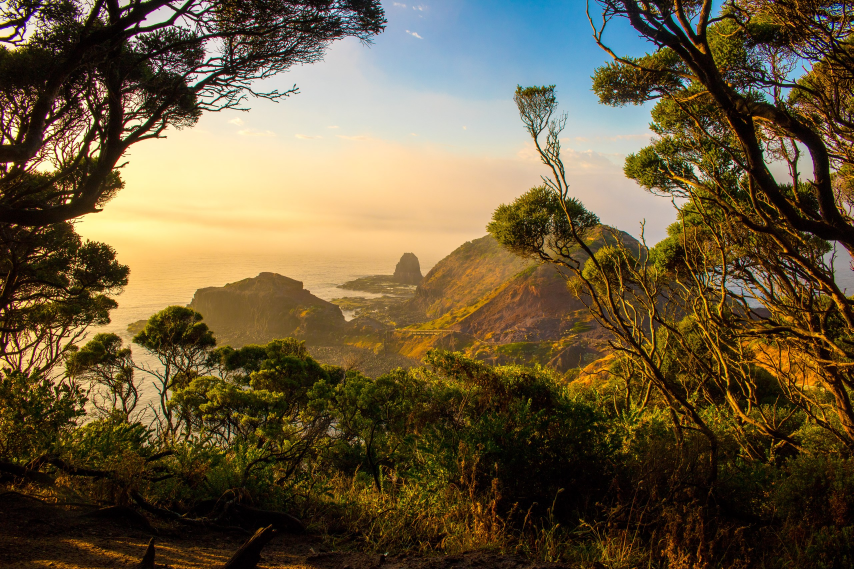
#> input picture 1.jpg, 2560 x 1707 px (shown at 1/3 size)
$ jupyter execute --allow-errors 'machine_learning(sklearn).ipynb'   (older library calls are emulated)
#> lines starting #> are read from the running program, lines starting #| are printed output that depends on the picture; after the words box and inside, x2 and y2 are one past the last pixel; in counts of white or black regions, pixels touching at a corner belong together
[cell 1]
import json

"""
    - 概述
        - 机器学习的问题
            - 建模问题
                - 所谓机器学习，在形式上可这样理解：在数据对象中通过统计或推理的方法，寻找一个接受特定输入X，并给出预期输出Y的功能函数f，即Y=f(X)。
            - 评估问题
                - 针对已知的输入，函数给出的输出(预测值)与实际输出(目标值)之间存在一定的误差，因此需要构建一个评估体系，根据误差的大小判定函数的优劣。
            - 优化问题
                - 学习的核心在于改善性能，通过数据对算法的反复锤炼，不断提升函数预测的准确性，直至获得能够满足实际需求的最优解，这个过程就是机器学习。
        - 机器学习的种类
            - 监督学习、无监督学习、半监督学习、强化学习
                - 有监督学习：用已知输出评估模型的性能。
                - 无监督学习：在没有已知输出的情况下，仅仅根据输入信息的相关性，进行类别的划分。
                - 半监督学习：先通过无监督学习划分类别，再根据人工标记通过有监督学习预测输出。
                - 强化学习：通过对不同决策结果的奖励和惩罚，使机器学习系统在经过足够长时间的训练以后，越来越倾向于给出接近期望结果的输出。

            - 批量学习和增量学习
                - 批量学习：将学习的过程和应用的过程截然分开，用全部的训练数据训练模型，然后再在应用场景中实现预测，当预测结果不够理想时，
                  重新回到学习过程，如此循环。
                - 增量学习：将学习的过程和应用的过程统一起来，在应用的同时以增量的方式，不断学习新的内容，边训练边预测。
        - 机器学习的一般过程
            - 数据处理
                - 数据收集 （数据检索、数据挖掘、爬虫）
                - 数据清洗
                - 特征工程
            - 机器学习
                - 选择模型 （算法）
                - 训练模型 （算法）
                - 评估模型 （工具、框架、算法知识）
                - 测试模型
            - 业务运维
                - 应用模型
                - 维护模型
        - 机器学习的典型应用
            - 股价预测、推荐引擎、自然语言识别、语音识别、图像识别、人脸识别
        - 机器学习的基本问题
            - 回归问题：根据已知的输入和输出寻找某种性能最佳的模型，将未知输出的输入代入模型，得到连续的输出。
            - 分类问题：根据已知的输入和输出寻找某种性能最佳的模型，将未知输出的输入代入模型，得到离散的输出。
            - 聚类问题：根据已知输入的相似程度，将其划分为不同的群落。
            - 降维问题：在性能损失尽可能小的前提下，降低数据的复杂度。
    - 数据预处理(数据预处理的过程： 输入数据 -> 模型 -> 输出数据)
        - 均值移除(标准化)
        - 范围缩放
        - 归一化
        - 二值化
        - 独热编码
        - 标签编码
    - 线性回归(基于模型的算法)
        - 评估训练结果误差（metrics）
        - 模型的保存和加载
        - 岭回归
        - 多项式回归
    - 决策树(基于实例的算法)
    - 人工分类
    - 逻辑分类
    - 朴素贝叶斯分类
    - 决策树分类
"""

[cell 2]
"""
    均值移除(标准化)
        - 由于一个样本的不同特征值差异较大，不利于使用现有机器学习算法进行样本处理。均值移除可以让样本矩阵中的每一列的平均值为0，标准差为1。
            - 如何使样本矩阵中的每一列的平均值为0呢？
                例如有一列特征值表示年龄： 17, 20, 23
                mean = (17 + 20 + 23)/3 = 20
                a' = -3
                b' =  0
                c' =  3
                完成！
            - 如何使样本矩阵中的每一列的标准差为1呢？
                a' = -3
                b' =  0
                c' =  3
                s' = std(a', b', c')
                [a'/s',  b'/s',  c'/s']
        - 均值移除API
            from sklearn import preprocessing as pp
            A = pp.scale(array)
                - scale:                用于对函数进行预处理，实现均值移除。
                - array:                为原数组，返回A为均值移除后的结果。

"""
import numpy as np
# 数据预处理相关库
from sklearn import preprocessing as pp

raw_samples = np.array([
    [17., 100., 4000.],
    [20., 80., 5000.],
    [23., 75., 5500.]
])

std_samples = pp.scale(raw_samples)
print(std_samples)
print(std_samples.mean(axis=0))
print(std_samples.std(axis=0))

[cell 3]
"""
    范围缩放(等比例)
        - 将样本矩阵中的每一列的最小值和最大值设定为相同的区间，统一各列特征值的范围。一般情况下会把特征值缩放至[0, 1]区间。
            - 如何使一组特征值的最小值为0呢？
                - 例如有一列特征值表示年龄： [17, 20, 23]
                - 每个元素减去特征值数组所有元素的最小值即可：[0, 3, 6]
            - 如何使一组特征值的最大值为1呢？
                - [0, 3, 6]
                - 把特征值数组的每个元素除以最大值即可：[0, 1/2, 1]
        - 范围缩放API：
            from sklearn import preprocessing as pp
            - mms = pp.MinMaxScaler(feature_range=(0,1))
                - feature_range                 缩放范围
            - mms.fit_transform(array)
                - array                         原始样本矩阵
"""
import numpy as np
from sklearn import preprocessing as pp

raw_samples = np.array([
    [17., 100., 4000.],
    [20., 80., 5000.],
    [23., 75., 5500.]
])
# 创建MinMax缩放器
mms = pp.MinMaxScaler(feature_range=(0, 1))
# 调用mms对象的方法执行缩放操作, 返回缩放过后的结果
result = mms.fit_transform(raw_samples)
print(result)

print("*" * 50)
#案例（求取直线 y = kx + b 中的 k 与 b,并通过直接方程求取对应的 y）
mms_simple = raw_samples.copy()
#拿到原始数据的每一列的数据
for col in mms_simple.T:
    #拿到每一列的最小值
    col_min = col.min()
    #拿到每一列的最大值
    col_max = col.max()
    a = np.array([
        [col_min, 1],
        [col_max, 1]])
    b = np.array([0, 1])
    #获取未知数x的值
    x = np.linalg.solve(a, b)
    # print(x)
    #求取每一个kx，并将结果赋值给col变量
    col *= x[0]
    #将col与b相加,并将结果赋值给col变量
    col += x[1]
#返回kx+b所求得的所有结果
print(mms_simple)

[cell 4]
"""
    归一化
        - 有些情况每个样本的每个特征值具体的值并不重要，但是每个样本特征值的占比更加重要。
                            Python        Java         PHP
                    2017      10           20           5
                    2018      8            5            0
          所以归一化即是用每个样本的每个特征值除以该样本各个特征值绝对值的总和。变换后的样本矩阵，每个样本的特征值绝对值之和为1。
        - 归一化相关API：
            from sklearn import preprocessing as pp
            - pp.normalize(array,norm="l1")
                - array                     原始样本矩阵
                - norm                      范数
                    - l1                    l1范数，向量中个元素绝对值之和
                    - l2                    l2范数，向量中个元素平方之和
"""
import numpy as np
from sklearn import preprocessing as pp

raw_samples = np.array([
    [17., 100., 4000.],
    [20., 80., 5000.],
    [23., 75., 5500.]
])
# 归一化预处理
result = pp.normalize(raw_samples, norm="l1")
print(result)
print("*" * 50)
#手动实现归一化
nor_samples = raw_samples.copy()
for row in nor_samples:
    row /= np.sum(np.abs(row))
print(nor_samples)

[cell 5]
"""
    二值化
        - 有些业务并不需要分析矩阵的详细完整数据（比如图像边缘识别只需要分析出图像边缘即可），可以根据一个事先给定的阈值，用0和1表示特征值不高于
          或高于阈值。二值化后的数组中每个元素非0即1，达到简化数学模型的目的。
        - 二值化相关API：
            from sklearn import preprocessing as pp
                - bin = pp.Binarizer(threshold)
                    - threshold                  阈值
                - result = bin.transform(array)
                    - array                      原始样本矩阵


"""
import numpy as np
from sklearn import preprocessing as pp

raw_samples = np.array([
    [17., 100., 4000.],
    [20., 80., 5000.],
    [23., 75., 5500.]
])
# 根据给定的阈值创建一个二值化器
bin_simples = pp.Binarizer(threshold=80)
# 通过二值化器进行二值化预处理
result = bin_simples.transform(raw_samples)
print(result)
print("*" * 50)
#手动实现二值化
binar_samples = raw_samples.copy()
binar_samples[binar_samples <= 80] = 0
binar_samples[binar_samples > 80] = 1
print(binar_samples)

#二值化图片
from scipy import ndimage
from matplotlib import pyplot as plt

#True:提取灰度图片
from matplotlib import rc

rc("font", family='Microsoft YaHei')
original = ndimage.imread("1.jpg", True)
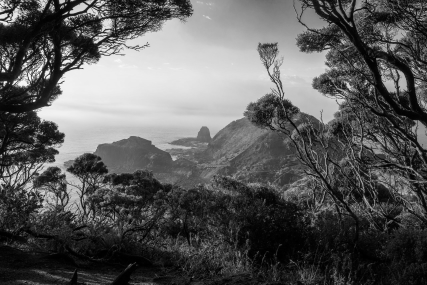
#> original: shape (1707, 2560) float32 (shown at 1/6 size); min 0, max 254.8, mean 90.7
bin_images = pp.Binarizer(threshold=127)
result = bin_images.transform(original)
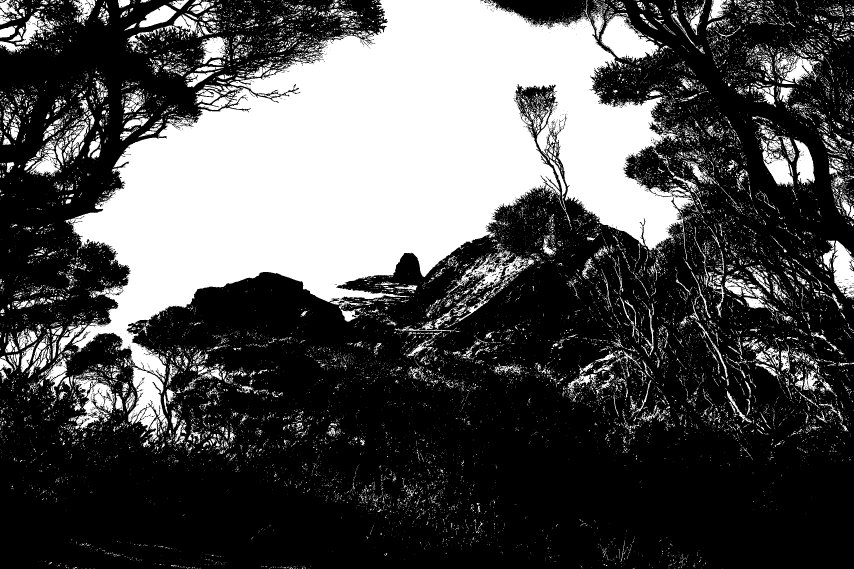
#> result: shape (1707, 2560) float32 (shown at 1/3 size); values 0 (black) and 1 (white), 31.4% white; 22458 white regions (20274 under 20 px), largest, box (x1, y1, x2, y2) and area: (210, 0, 2062, 1136) 993730, (1803, 39, 1977, 187) 13227, (384, 1101, 496, 1275) 9504
plt.imshow(result, cmap="gray")

[cell 6]
"""
    独热编码(使用场景:适用于离散型的文本 如:计算文本相似度)
        - 为样本特征的每个值建立一个由一个1和若干个0组成的序列，用该序列对所有的特征值进行编码。
            两个数   三个数	四个数
              1		 3		 2
              7		 5		 4
              1		 8		 6
              7		 3		 9
            为每一个数字进行独热编码：
            1-10    3-100	2-1000
            7-01    5-010   4-0100
                    8-001   6-0010
                            9-0001
            编码完毕后得到最终经过独热编码后的样本矩阵：
            101001000
            010100100
            100010010
            011000001
        - 独热编码相关API：
            from sklearn import preprocessing as pp
            - ohe = sp.OneHotEncoder(sparse,dtype)
                - sparse                       是否使用紧缩格式（稀疏矩阵）
                - dtype                        数据类型
            - ohe_dict = ohe.fit(array)
                - array                        原始样本矩阵
            - ohe_samples = ohe_dict.transform(array)
                - array                        原始样本矩阵

"""
from sklearn import preprocessing as pp
import numpy as np

raw_samples = np.array([
    [17., 100., 4000],
    [20., 80., 5000],
    [23., 75., 5500]])

# 创建独热编码器
#> (the rest of this cell did not finish here and is left out)

[cell 7]
"""
    标签编码
        根据字符串形式的特征值在特征序列中的位置，为其指定一个数字标签，用于提供给基于数值算法的学习模型。
        - 标签编码相关API：
            - lbe = sp.LabelEncoder()
            - lbe_samples = lbe.fit_transform(array)
                - array                        原始样本矩阵
            - origin_samples = lbe.inverse_transform(array)
                - array                        标签编码结果

"""
import numpy as np
from sklearn import preprocessing as pp

raw_samples = np.array([
    'audi', 'ford', 'audi', 'toyota',
    'ford', 'bmw', 'toyota', 'ford',
    'audi'])
print(raw_samples)
# 获取标签编码器
lbe = pp.LabelEncoder()
# 调用标签编码器的fit_transform方法训练并且为原始样本矩阵进行标签编码
lbe_samples = lbe.fit_transform(raw_samples)
print(lbe_samples)
# 根据标签编码的结果矩阵反查字典 得到原始数据矩阵
samples = lbe.inverse_transform(lbe_samples)
print(samples)

[cell 8]
"""
    线性回归(概念及手动实现)
        输入		 输出
        0.5      5.0
        0.6      5.5
        0.8      6.0
        1.1      6.8
        1.4      7.0
        ...
        y = f(x)
        - 预测函数：y = w₀+w₁x
            x: 输入
            y: 输出
            w₀和w₁: 模型参数
        - 所谓模型训练，就是根据已知的x和y，找到最佳的模型参数w₀和w₁，尽可能精确地描述出输入和输出的关系
            5.0 = w₀+ w₁ * 0.5
            5.5 = w₀+ w₁ * 0.6
        - 单样本误差：
            根据预测函数求出输入为x时的预测值：y' = w₀+ w₁x，单样本误差为1/2(y' - y)²。
        - 总样本误差：
            把所有单样本误差相加即是总样本误差：1/2*∑(y' - y)²
        - 损失函数：
            loss = 1/2*∑(w₀+ w₁x - y)²
            - 所以损失函数就是总样本误差关于模型参数的函数，该函数属于三维数学模型，即需要找到一组w₀、w₁使得loss取极小值。

"""
from sklearn import linear_model as lm
#案例：画图模拟梯度下降的过程
#1. 整理训练集数据，自定义梯度下降算法规则，求出w₀, w₁，绘制回归线。
import numpy as np
import matplotlib.pyplot as plt
import mpl_toolkits.mplot3d as axes3d

# from matplotlib import rc
# rc("font",family='Microsoft YaHei')

train_x = np.array([0.5, 0.6, 0.8, 1.1, 1.4])
train_y = np.array([5.0, 5.5, 6.0, 6.8, 7.0])
test_x = np.array([0.45, 0.55, 1.0, 1.3, 1.5])
test_y = np.array([4.8, 5.3, 6.4, 6.9, 7.3])
#设置w₀,w₁初始值
w0, w1 = [1], [1]  #使用列表是为了绘制变化曲线，在该图中，三维曲面图中x轴为w₀, y轴为w₁
#迭代次数(需要自己调参，根据loss判断,如果loss在最后两次迭代中相差足够小，即可)
times = 1000
#学习率(需要自己调参)
lrate = 0.01
#损失函数列表(绘制变化曲线使用)
losses = []
#迭代次数列表(绘制变化曲线使用)
epoches = []
for i in range(1, times + 1):
    epoches.append(i)
    #求损失函数关于w₀与w₁的偏导数,从而更新模型参数  损失函数公式：1/2*∑(w₀+ w₁x - y)²
    #损失函数对w₀求偏导数 d₀ = ∑(w₀+ w₁x - y)
    d0 = (w0[-1] + w1[-1] * train_x - train_y).sum()
    #损失函数对w₁求偏导数 d₁ = ∑[x(w₀+ w₁x - y)]
    d1 = (train_x * (w0[-1] + w1[-1] * train_x - train_y)).sum()
    #根据梯度下降公式,更新w₀,w₁模型参数(lrate * 偏导 :每次梯度下降的距离)
    w0_distance = w0[-1] - lrate * d0
    w1_distance = w1[-1] - lrate * d1
    w0.append(w0_distance)
    w1.append(w1_distance)
    loss = ((w0[-1] + w1[-1] * train_x - train_y) ** 2).sum() / 2
    losses.append(loss)
    # print("迭代次数:{0:4} w₀:{1:.8f} w₁:{2:.8f} loss:{3:.8f}".format(i,w0_distance,w1_distance,loss))

# print(len(epoches),len(w0),len(w1),len(losses))

#求出最佳的模型参数w₀,w₁
# print("最佳的模型参数w₀:{},w₁:{}".format(w0,w1))


#根据训练好的w₀和w₁，预测test测试数组，并获得测试数组y的值
pre_test_y = w0[-1] + w1[-1] * test_x
plt.figure("Linear Regression", facecolor="lightgray")
plt.title("Linear Regression", fontdict={"fontsize": 18})
plt.grid(linestyle=":")
#画散点图
plt.scatter(train_x, train_y, s=80, marker="o", color="dodgerblue", label="Train Samples")
plt.scatter(test_x, test_y, s=80, marker="o", color="green", label="Test Samples Point")
plt.scatter(test_x, pre_test_y, s=80, marker="o", color="purple", label="Predict Test Samples Point")
plt.plot(test_x, pre_test_y, '--', c='limegreen', label='Predict Test Samples Regression', linewidth=1)

#通过最佳的模型参数w₀,w₁,绘制回归线
linex = np.linspace(train_x.min(), train_x.max(), 100)
liney = w0[-1] + w1[-1] * linex  # y = w₀+w₁x

plt.plot(linex, liney, color="orangered", linewidth=2, label="Regression Line")
plt.legend()
plt.tight_layout()
#绘制w₀,w₁,loss的变化曲线
plt.figure("Training Progress", facecolor="lightgray")
plt.subplot(311)
plt.grid(linestyle=":")
plt.xlabel("iterations", fontdict={"fontsize": 16})
plt.ylabel("$w_0$", fontdict={"fontsize": 16})
plt.plot(epoches, w0[:-1], color="dodgerblue", label="w₀")

plt.legend()
plt.tight_layout()

plt.subplot(312)
plt.grid(linestyle=":")
plt.xlabel("iterations", fontdict={"fontsize": 16})
plt.ylabel("$w_1$", fontdict={"fontsize": 16})
plt.plot(epoches, w1[:-1], color="dodgerblue", label="w₁")

plt.legend()
plt.tight_layout()

plt.subplot(313)
plt.grid(linestyle=":")
plt.xlabel("iterations", fontdict={"fontsize": 16})
plt.ylabel("loss", fontdict={"fontsize": 16})
plt.plot(epoches, losses, color="orangered", label="loss")

plt.legend()
plt.tight_layout()

# 三维梯度下降图(训练过程图)
number = 500
grid_w0, grid_w1 = np.meshgrid(np.linspace(0, 9, number), np.linspace(0, 3.5, number))
grid_loss = np.zeros_like(grid_w0)

for x, y in zip(train_x, train_y):
    grid_loss += ((grid_w0 + x * grid_w1 - y) ** 2) / 2

plt.figure("Loss Function")
ax = plt.axes(projection="3d")
plt.title("Loss Function", fontdict={"fontsize": 20})
ax.set_xlabel("$w_0$", fontdict={"fontsize": 14})
ax.set_ylabel("$w_1$", fontdict={"fontsize": 14})
ax.set_zlabel("loss", fontdict={"fontsize": 14})
#绘制三维曲面图(指定w₀,w₁的范围，计算loss值)
ax.plot_surface(grid_w0, grid_w1, grid_loss, rstride=10, cstride=10, cmap="jet")
#绘制梯度下降曲线
ax.plot(w0[:-1], w1[:-1], losses, 'o-', c='red', label='BGD')

#绘制等高线图
plt.figure('Batch Gradient Descent', facecolor='lightgray')
plt.title('Batch Gradient Descent', fontsize=20)
plt.xlabel('x', fontsize=14)
plt.ylabel('y', fontsize=14)
plt.tick_params(labelsize=10)
plt.grid(linestyle=":")
#绘制等高线图(指定w₀,w₁的范围，计算loss值)
cutr = plt.contour(grid_w0, grid_w1, grid_loss, 10, colors="black", linewidths=0.5)
#绘制梯度下降曲线
plt.clabel(cutr, inline_spacing=0.1, fmt="%.2f", fontsize=8)
plt.contourf(grid_w0, grid_w1, grid_loss, 10, cmap="jet")
plt.plot(w0, w1, 'o-', c='orangered', label='BGD')
plt.legend()
plt.show()
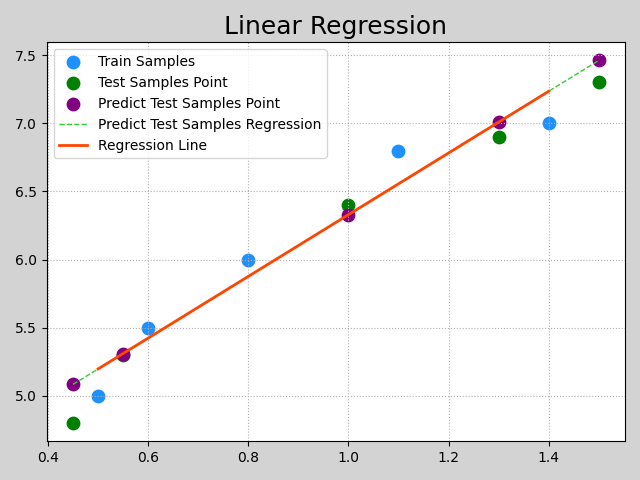
#> figure drawn by matplotlib, 1 panel; curve peaks at x = 1.4, y = 7.23
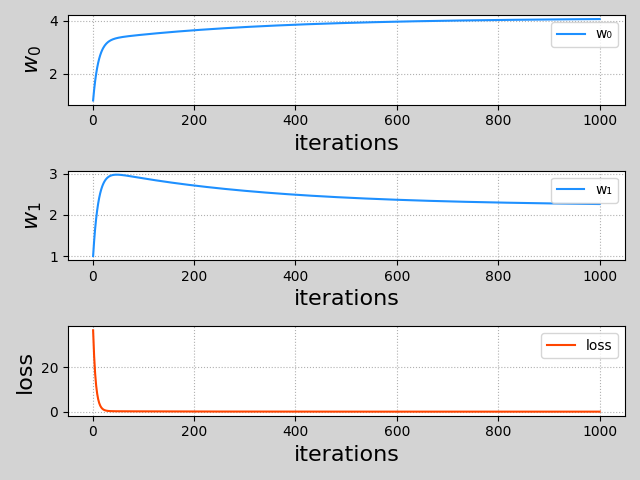
#> figure drawn by matplotlib, 3 panels; panel 1: curve peaks at x = 1000, y = 4.07; panel 2: curve peaks at x = 48, y = 2.98; panel 3: curve peaks at x = 1, y = 36.54
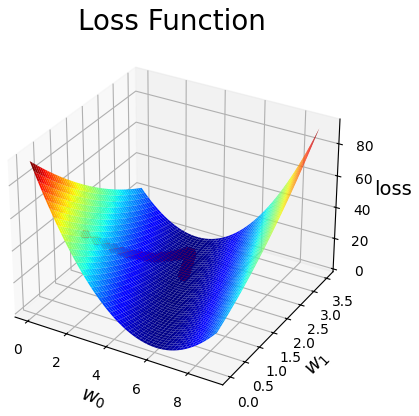
#> figure drawn by matplotlib, 1 panel
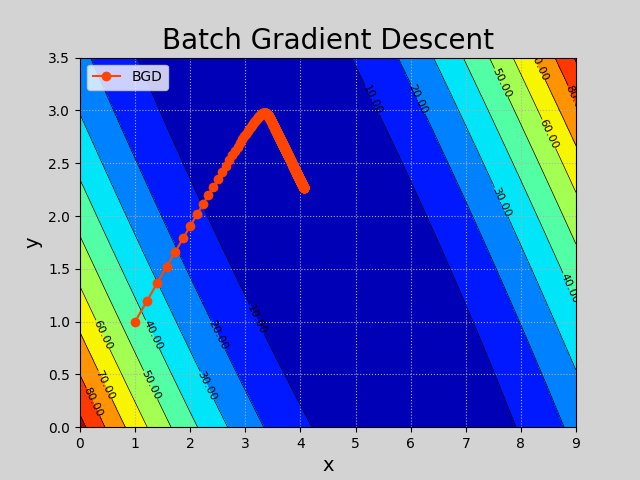
#> figure drawn by matplotlib, 1 panel; curve peaks at x = 3.35, y = 2.98
#> (the rest of the program and of its run is left out)
